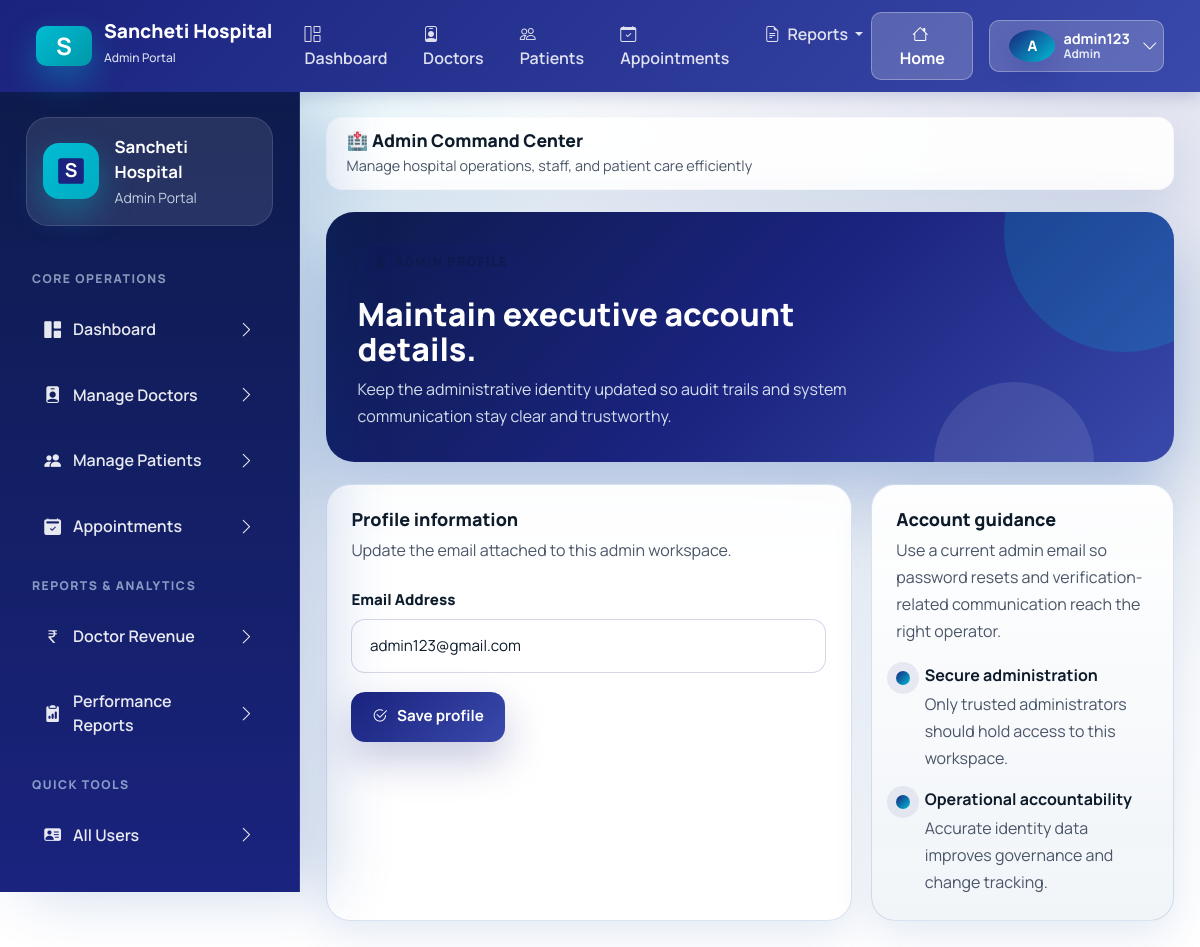
Page /adminpanel/profile/ (signed in) on the committed database.
### accounts/models.py (models this page shows, shortened)
class CustomUser(AbstractUser):
    ROLE_CHOICES = (
        ("admin", "Admin"),
        ("doctor", "Doctor"),
        ("patient", "Patient"),
    )
    username = models.CharField(max_length=150, unique=True, blank=True, null=True)
    email = models.EmailField(unique=True)
    role = models.CharField(max_length=10, choices=ROLE_CHOICES, default="patient")
    education = models.CharField(max_length=200, blank=True, null=True)
    experience = models.IntegerField(blank=True, null=True)
    bio = models.TextField(blank=True, null=True)
    fees = models.DecimalField(max_digits=8, decimal_places=2, blank=True, null=True)
    specialization = models.ForeignKey(
        "Specialization",
        on_delete=models.SET_NULL,
        null=True,
        blank=True
    )
    is_email_verified = models.BooleanField(default=False)
    email_verification_token = models.UUIDField(default=uuid.uuid4, editable=False, null=True, blank=True)
    USERNAME_FIELD = "email"
    REQUIRED_FIELDS = []
    objects = CustomUserManager()

### adminpanel/views.py (the view)
# urls.py: path("profile/", views.admin_profile, name="admin_profile"),
@login_required
@user_passes_test(is_admin)
def admin_profile(request):
    if request.method == "POST":
        request.user.email = request.POST["email"]
        request.user.save()
        messages.success(request, "Profile updated!")
        return redirect("adminpanel:admin_profile")
    return render(request, "adminpanel/admin_profile.html")

### adminpanel/views.py (called while the page is built)
def is_admin(user):
    return user.role == "admin"

### adminpanel/templates/adminpanel/admin_profile.html (shortened to what this page needs)
{% extends "base.html" %}
{% block content %}
<section class="page-hero">
    <div>
        <span class="eyebrow">
            <i class="bi bi-person-circle"></i>
        </span>
        <h2>Maintain executive account details.</h2>
        <p>Keep the administrative identity updated so audit trails and system communication stay clear and trustworthy.</p>
    </div>
</section>
<section class="content-grid">
    <article class="form-card">
        <div class="form-header">
            <div>
                <h3 class="form-title">Profile information</h3>
                <p class="form-copy">Update the email attached to this admin workspace.</p>
            </div>
        </div>
        <form method="post" class="mt-4">
            <div class="form-grid">
                <div class="field-block full-span">
                    <label for="email">Email Address</label>
                    <input type="email" name="email" id="email" value="{{ request.user.email }}" required>
                </div>
            </div>
            <div class="form-actions">
                <button class="btn-brand" type="submit">
                    <i class="bi bi-check2-circle"></i>
                    Save profile
                </button>
            </div>
        </form>
    </article>
    <aside class="note-card">
        <h3 class="panel-title">Account guidance</h3>
        <p class="panel-copy">Use a current admin email so password resets and verification-related communication reach the right operator.</p>
        <div class="timeline-list">
            <div class="timeline-item">
                <div class="timeline-dot"></div>
                <div>
                    <strong>Secure administration</strong>
                    <span>Only trusted administrators should hold access to this workspace.</span>
                </div>
            </div>
            <div class="timeline-item">
                <div class="timeline-dot"></div>
                <div>
                    <strong>Operational accountability</strong>
                    <span>Accurate identity data improves governance and change tracking.</span>
                </div>
            </div>
        </div>
    </aside>
</section>
{% endblock %}

### templates/base.html (shortened to what this page needs)
{% load static %}
<!DOCTYPE html>
<html lang="en">
<head>
    <link href="https://cdn.jsdelivr.net/npm/bootstrap@5.3.3/dist/css/bootstrap.min.css" rel="stylesheet">
    <link rel="stylesheet" href="https://cdn.jsdelivr.net/npm/bootstrap-icons@1.11.3/font/bootstrap-icons.min.css">
    <link rel="stylesheet" href="{% static 'css/healthcare-ui.css' %}">
</head>
<body>
    {% if request.user.is_authenticated %}
    <nav class="navbar navbar-expand-lg classic-navbar">
        <div class="container-fluid">
            <a class="navbar-brand" href="{% url 'accounts:home' %}">
                <div class="brand-icon">S</div>
                <div>
                    <div style="line-height: 1;">Sancheti Hospital</div>
                    <small style="font-size: 0.75rem; opacity: 0.85; font-weight: 500;">{{ request.user.role|title }} Portal</small>
                </div>
            </a>
            <div class="collapse navbar-collapse" id="navbarNav">
                <ul class="navbar-nav me-auto mb-2 mb-lg-0 ms-4">
                    {% if request.user.role == "admin" %}
                    <li class="nav-item">
                        <a class="nav-link {% if request.resolver_match.url_name == 'dashboard' and request.resolver_match.namespace == 'adminpanel' %}active{% endif %}" href="{% url 'adminpanel:dashboard' %}">
                            <i class="bi bi-grid-1x2 me-1"></i> Dashboard
                        </a>
                    </li>
                    <li class="nav-item">
                        <a class="nav-link {% if request.resolver_match.url_name == 'doctors_list' %}active{% endif %}" href="{% url 'adminpanel:doctors_list' %}">
                            <i class="bi bi-person-badge me-1"></i> Doctors
                        </a>
                    </li>
                    <li class="nav-item">
                        <a class="nav-link {% if request.resolver_match.url_name == 'patients_list' %}active{% endif %}" href="{% url 'adminpanel:patients_list' %}">
                            <i class="bi bi-people me-1"></i> Patients
                        </a>
                    </li>
                    <li class="nav-item">
                        <a class="nav-link {% if request.resolver_match.url_name == 'appointments' %}active{% endif %}" href="{% url 'adminpanel:appointments' %}">
                            <i class="bi bi-calendar-check me-1"></i> Appointments
                        </a>
                    </li>
                    <li class="nav-item dropdown">
                        <a class="nav-link dropdown-toggle" href="#" role="button" data-bs-toggle="dropdown" aria-expanded="false">
                            <i class="bi bi-file-earmark-text me-1"></i> Reports
                        </a>
                    </li>
                    {% endif %}
                </ul>
                <div class="d-flex align-items-center gap-3">
                    <a class="btn btn-navbar" href="{% url 'accounts:home' %}">
                        <i class="bi bi-house me-1"></i> Home
                    </a>
                    <div class="dropdown">
                        <button class="btn btn-navbar d-flex align-items-center gap-2" type="button" id="userDropdown" data-bs-toggle="dropdown" aria-expanded="false">
                            <div class="avatar-badge" style="width: 32px; height: 32px; font-size: 0.9rem;">{{ request.user.username|first|upper }}</div>
                            <div class="d-none d-md-block text-start" style="line-height: 1.1;">
                                <div style="font-size: 0.9rem; font-weight:700;">{{ request.user.username }}</div>
                                <div style="font-size:0.75rem; opacity:0.85;">{{ request.user.role|title }}</div>
                            </div>
                            <i class="bi bi-chevron-down ms-1"></i>
                        </button>
                    </div>
                </div>
            </div>
        </div>
    </nav>
    <div class="app-shell app-shell-with-top-nav">
        <aside class="app-sidebar d-none d-xl-flex flex-column" data-sidebar>
            <div class="sidebar-brand">
                <div class="brand-icon">
                    <svg width="32" height="32" viewBox="0 0 100 100" fill="none" xmlns="http://www.w3.org/2000/svg">
                        <rect x="10" y="10" width="80" height="80" rx="8" fill="#1a237e"/>
                        <text x="50" y="70" font-size="60" font-weight="bold" fill="white" text-anchor="middle">S</text>
                    </svg>
                </div>
                <div class="brand-copy">
                    <strong>Sancheti Hospital</strong>
                    <span class="text-capitalize">{{ request.user.role }} Portal</span>
                </div>
            </div>
            {% if request.user.role == "admin" %}
            <div class="sidebar-section-label">Core Operations</div>
            <nav class="sidebar-nav">
                <a class="sidebar-link {% if request.resolver_match.namespace == 'adminpanel' and request.resolver_match.url_name == 'dashboard' %}active{% endif %}" href="{% url 'adminpanel:dashboard' %}">
                    <span><i class="bi bi-grid-1x2-fill"></i> Dashboard</span>
                    <i class="bi bi-chevron-right"></i>
                </a>
                <a class="sidebar-link {% if request.resolver_match.namespace == 'adminpanel' and request.resolver_match.url_name == 'doctors_list' %}active{% endif %}" href="{% url 'adminpanel:doctors_list' %}">
                    <span><i class="bi bi-person-badge-fill"></i> Manage Doctors</span>
                    <i class="bi bi-chevron-right"></i>
                </a>
                <a class="sidebar-link {% if request.resolver_match.namespace == 'adminpanel' and request.resolver_match.url_name == 'patients_list' %}active{% endif %}" href="{% url 'adminpanel:patients_list' %}">
                    <span><i class="bi bi-people-fill"></i> Manage Patients</span>
                    <i class="bi bi-chevron-right"></i>
                </a>
                <a class="sidebar-link {% if request.resolver_match.namespace == 'adminpanel' and request.resolver_match.url_name == 'appointments' %}active{% endif %}" href="{% url 'adminpanel:appointments' %}">
                    <span><i class="bi bi-calendar2-check-fill"></i> Appointments</span>
                    <i class="bi bi-chevron-right"></i>
                </a>
            </nav>
            <div class="sidebar-section-label">Reports & Analytics</div>
            <nav class="sidebar-nav">
                <a class="sidebar-link {% if request.resolver_match.namespace == 'adminpanel' and request.resolver_match.url_name == 'doctor_revenue_report' %}active{% endif %}" href="{% url 'adminpanel:doctor_revenue_report' %}">
                    <span><i class="bi bi-currency-rupee"></i> Doctor Revenue</span>
                    <i class="bi bi-chevron-right"></i>
                </a>
                <a class="sidebar-link {% if request.resolver_match.namespace == 'adminpanel' and request.resolver_match.url_name == 'doctor_report' %}active{% endif %}" href="{% url 'adminpanel:doctor_report' %}">
                    <span><i class="bi bi-clipboard2-data-fill"></i> Performance Reports</span>
                    <i class="bi bi-chevron-right"></i>
                </a>
            </nav>
            <div class="sidebar-section-label">Quick Tools</div>
            <nav class="sidebar-nav">
                <a class="sidebar-link {% if request.resolver_match.namespace == 'adminpanel' and request.resolver_match.url_name == 'registered_users' %}active{% endif %}" href="{% url 'adminpanel:registered_users' %}">
                    <span><i class="bi bi-person-vcard-fill"></i> All Users</span>
                    <i class="bi bi-chevron-right"></i>
                </a>
                <a class="sidebar-link {% if request.resolver_match.namespace == 'adminpanel' and request.resolver_match.url_name == 'search_doctor' %}active{% endif %}" href="{% url 'adminpanel:search_doctor' %}">
                    <span><i class="bi bi-search"></i> Search Doctors</span>
                    <i class="bi bi-chevron-right"></i>
                </a>
            </nav>
            {% endif %}
        </aside>
        <main class="content-area">
            <div class="topbar d-none d-xl-block" style="border-radius: 16px; padding: 0.75rem 1.25rem; background: rgba(255,255,255,0.9); border:1px solid rgba(203, 208, 210, 0.1);">
                <div class="topbar-copy">
                    <h1 style="font-size: 1.1rem;">
                        {% if request.user.role == "admin" %}🏥 Admin Command Center{% endif %}
                    </h1>
                    <p style="font-size: 0.9rem;">
                        {% if request.user.role == "admin" %}Manage hospital operations, staff, and patient care efficiently{% endif %}
                    </p>
                </div>
            </div>
            <div class="page-stack">
                {% block content %}{% endblock %}
            </div>
        </main>
    </div>
    {% endif %}
</body>
</html>

### templates/base.html (style rules this page uses)
.classic-navbar { background: linear-gradient(135deg, #1a237e 0%, #3949ab 100%); box-shadow: 0 4px 16px rgba(26, 35, 126, 0.2); padding: 0.75rem 1.5rem; position: sticky; top: 0; z-index: 1050; }
.classic-navbar .navbar-brand { display: flex; align-items: center; gap: 12px; color: white !important; font-weight: 800; font-size: 1.2rem; }
.classic-navbar .brand-icon { width: 40px; height: 40px; border-radius: 10px; background: linear-gradient(135deg, #00bcd4 0%, #0097a7 100%); display: grid; place-items: center; font-weight: bold; font-size: 1.5rem; color: white; }
.classic-navbar .nav-link { color: rgba(255,255,255,0.85) !important; font-weight: 600; padding: 0.5rem 1rem; transition: all 0.2s ease; }
.classic-navbar .btn-navbar { background: rgba(255,255,255,0.2); border: 1px solid rgba(255,255,255,0.3); color: white; font-weight: 700; border-radius: 10px; padding: 0.55rem 1.2rem; transition: all 0.2s ease; }
.app-shell-with-top-nav { padding-top: 0; }

### rows in the picture
CustomUser: user.role "Admin", user.username|first "A", user.username "admin123", email "admin123@gmail.com"
